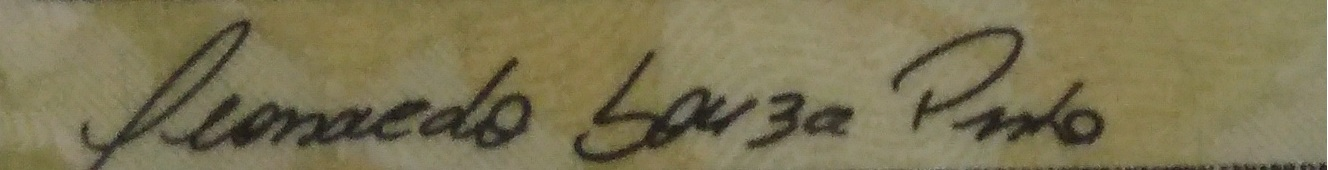
#> input picture cnh/imgs/a.jpg, 1328 x 170 px, found by its file name
$ python rotate.py   (older library calls are emulated)
#> lines starting #> are read from the running program, lines starting #| are printed output that depends on the picture; after the words box and inside, x2 and y2 are one past the last pixel; in counts of white or black regions, pixels touching at a corner belong together
import cv2
import numpy as np
import mahotas
from scipy.spatial import distance as dist

def rotate_bound(image, angle):
    # grab the dimensions of the image and then determine the
    # center
    (h, w) = image.shape[:2]
    (cX, cY) = (w // 2, h // 2)

    # grab the rotation matrix (applying the negative of the
    # angle to rotate clockwise), then grab the sine and cosine
    # (i.e., the rotation components of the matrix)
    M = cv2.getRotationMatrix2D((cX, cY), -angle, 1.0)
    cos = np.abs(M[0, 0])
    sin = np.abs(M[0, 1])

    # compute the new bounding dimensions of the image
    nW = int((h * sin) + (w * cos))
    nH = int((h * cos) + (w * sin))

    # adjust the rotation matrix to take into account translation
    M[0, 2] += (nW / 2) - cX
    M[1, 2] += (nH / 2) - cY

    # perform the actual rotation and return the image
    return cv2.warpAffine(image, M, (nW, nH))


def main():

    img1 = cv2.imread('a.jpg',0)
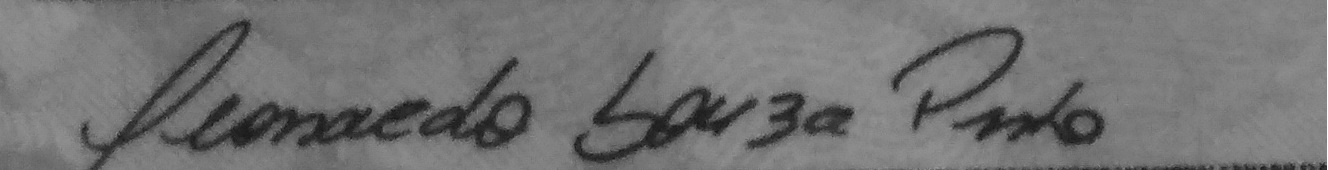
#> img1: shape (170, 1328); min 19, max 255, mean 115.2

    for x in range(1, 45):
        img = rotate_bound(img1, x)
        ret, img = cv2.threshold(img, 200, 255,0)
        cv2.imwrite('data\saida'+str(x)+'.jpg', img)
#> this loop made 44 passes
#> pass 1, in main, `ret, img = cv2.threshold(img, 200, 255,0)`:
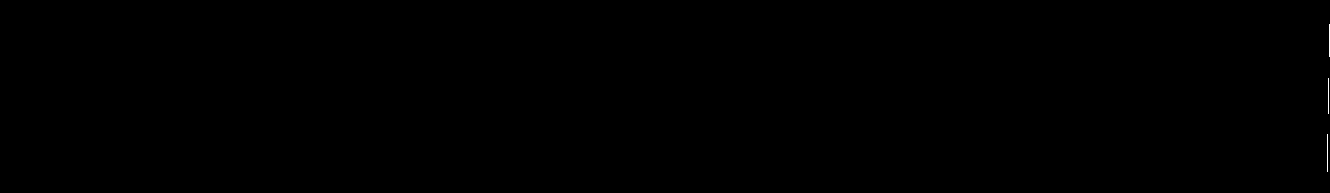
#> img: shape (193, 1330); 0.04% white in thin lines or dots, all inside (x1, y1, x2, y2) = (1327, 24, 1330, 172)
#> pass 2, in main, `img = rotate_bound(img1, x)`:
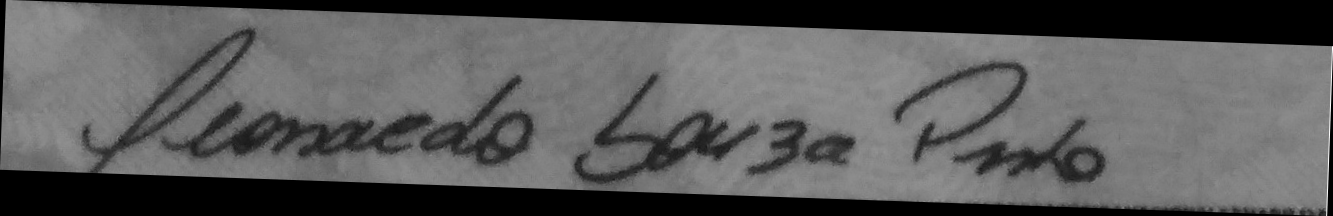
#> img: shape (216, 1333); min 0, max 255, mean 90.3
#> pass 2, in main, `ret, img = cv2.threshold(img, 200, 255,0)`:
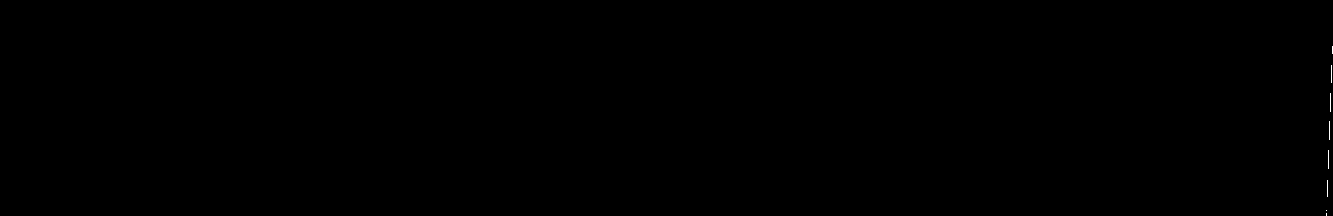
#> img: shape (216, 1333); 0.04% white in thin lines or dots, all inside (x1, y1, x2, y2) = (1326, 46, 1333, 216)
        #print(x)

    for x in range(1, 45):
        img = rotate_bound(img1, x*-1)
        ret, img = cv2.threshold(img, 200, 255,0)
        cv2.imwrite('data\saida'+str(x+45)+'.jpg', img)
#> this loop made 44 passes
#> (cos in rotate_bound, sin in rotate_bound, nW in rotate_bound, nH in rotate_bound) on passes 1 to 9: (1, 0.0175, 1330, 193), (0.999, 0.0349, 1333, 216), (0.999, 0.0523, 1335, 239), (0.998, 0.0698, 1336, 262), (0.996, 0.0872, 1337, 285), (0.995, 0.105, 1338, 307), (0.993, 0.122, 1338, 330), (0.99, 0.139, 1338, 353), (0.988, 0.156, 1338, 375)
#> (cos in rotate_bound, sin in rotate_bound, nW in rotate_bound) on pass 34: (0.829, 0.559, 1196)
#> pass 1, in main, `img = rotate_bound(img1, x*-1)`:
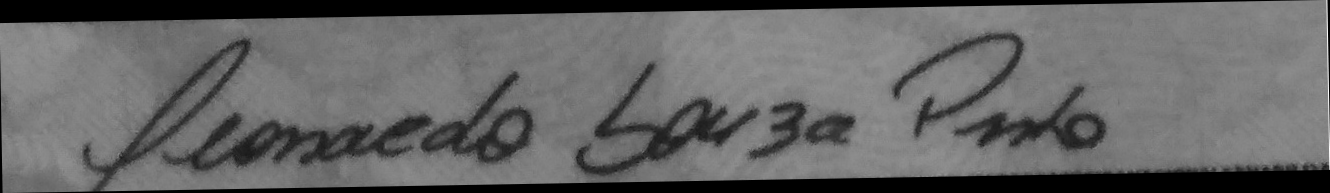
#> img: shape (193, 1330); min 0, max 255, mean 101.3
#> pass 2, in main, `img = rotate_bound(img1, x*-1)`:
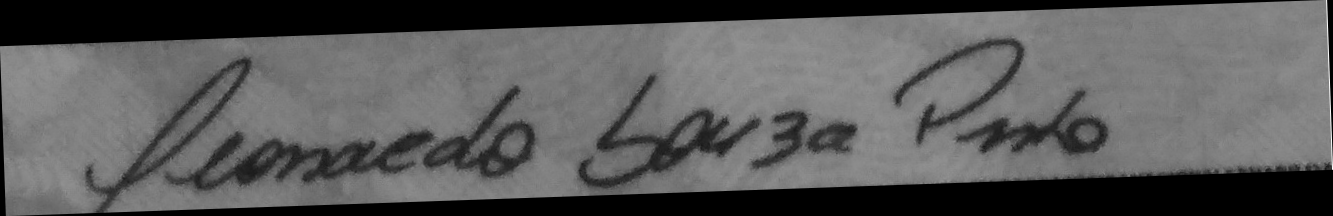
#> img: shape (216, 1333); min 0, max 255, mean 90.3
#> pass 2, in main, `ret, img = cv2.threshold(img, 200, 255,0)`:
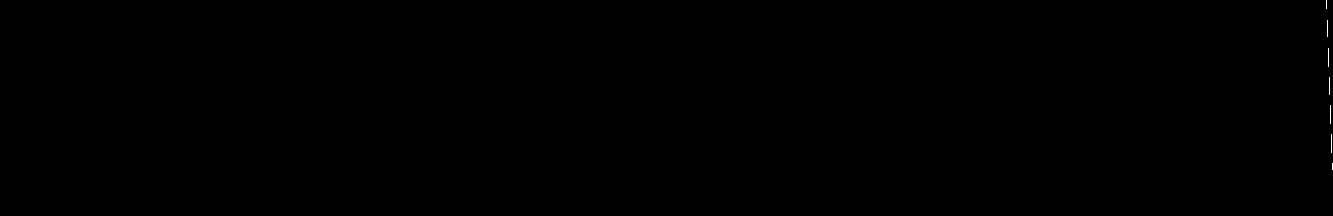
#> img: shape (216, 1333); 0.04% white in thin lines or dots, all inside (x1, y1, x2, y2) = (1326, 0, 1333, 170)


if __name__ == '__main__':
    main()

$ run again, with cnh/imgs/_a.jpg copied over cnh/imgs/a.jpg
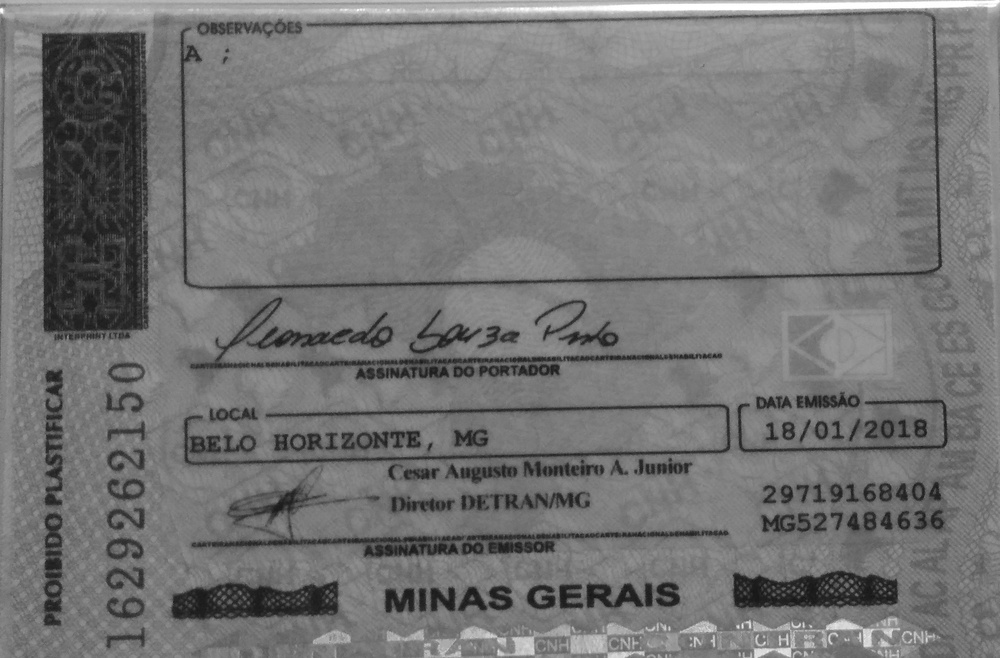
#> input picture cnh/imgs/_a.jpg, 1000 x 658 px, shrunk from 2539 x 1671 before the run, found by its file name
#> in main, img1 is the input picture: shape (658, 1000); min 21, max 255, mean 116.8
#> the loop in main, `for x in range(1, 45):` made 44 passes
#> (cos in rotate_bound, sin in rotate_bound, nW in rotate_bound, nH in rotate_bound) on passes 1 to 5: (1, 0.0175, 1011, 675), (0.999, 0.0349, 1022, 692), (0.999, 0.0523, 1033, 709), (0.998, 0.0698, 1043, 726), (0.996, 0.0872, 1053, 742)
#> pass 1, in main, `ret, img = cv2.threshold(img, 200, 255,0)`:
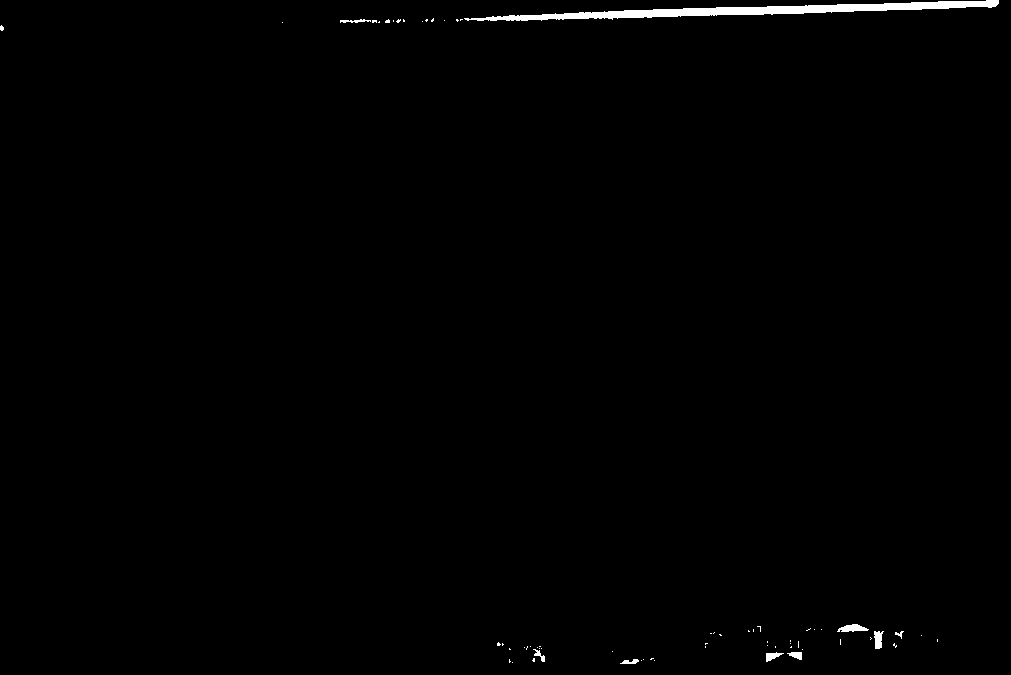
#> img: shape (675, 1011); 0.67% white; 65 white regions (56 under 20 px), largest, box (x1, y1, x2, y2) and area: (464, 0, 999, 21) 3676, (837, 624, 869, 632) 162, (874, 631, 884, 649) 128
#> pass 2, in main, `ret, img = cv2.threshold(img, 200, 255,0)`:
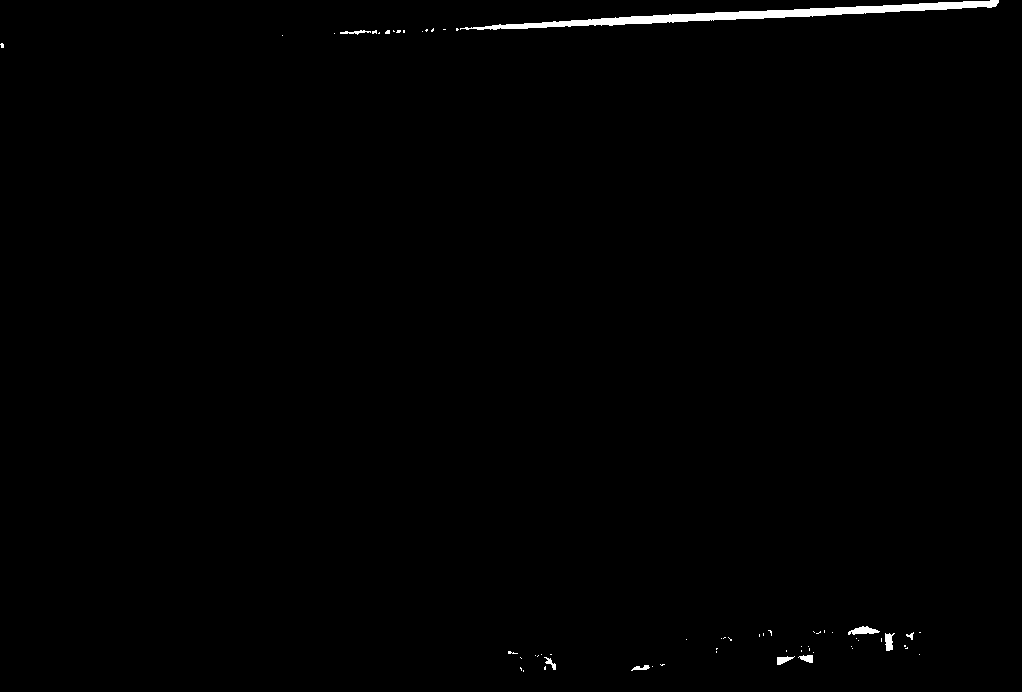
#> img: shape (692, 1022); 0.64% white; 62 white regions (53 under 20 px), largest, box (x1, y1, x2, y2) and area: (460, 0, 999, 30) 3644, (848, 626, 880, 635) 168, (885, 633, 895, 651) 122

$ run again, with cnh/imgs/b.jpg copied over cnh/imgs/a.jpg
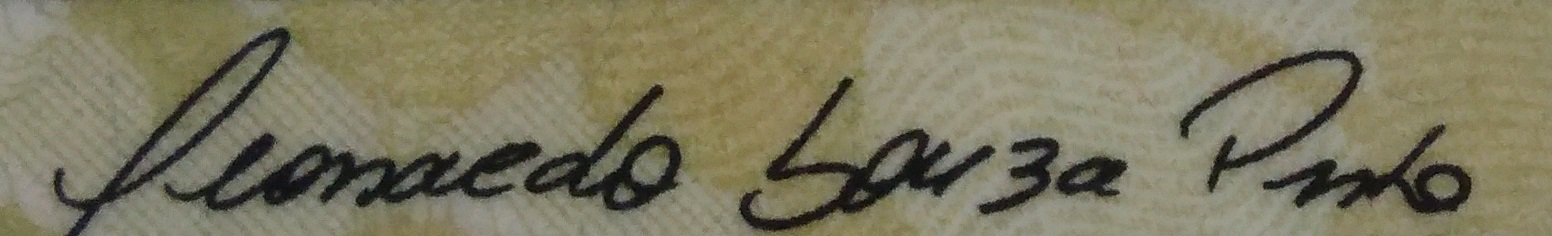
#> input picture cnh/imgs/b.jpg, 1552 x 236 px, found by its file name
#> the loop in main, `for x in range(1, 45):` made 44 passes
#> (cos in rotate_bound, sin in rotate_bound, nW in rotate_bound, nH in rotate_bound) on passes 1 to 5: (1, 0.0175, 1555, 263), (0.999, 0.0349, 1559, 290), (0.999, 0.0523, 1562, 316), (0.998, 0.0698, 1564, 343), (0.996, 0.0872, 1566, 370)
#> pass 1, in main, `img = rotate_bound(img1, x*-1)`:
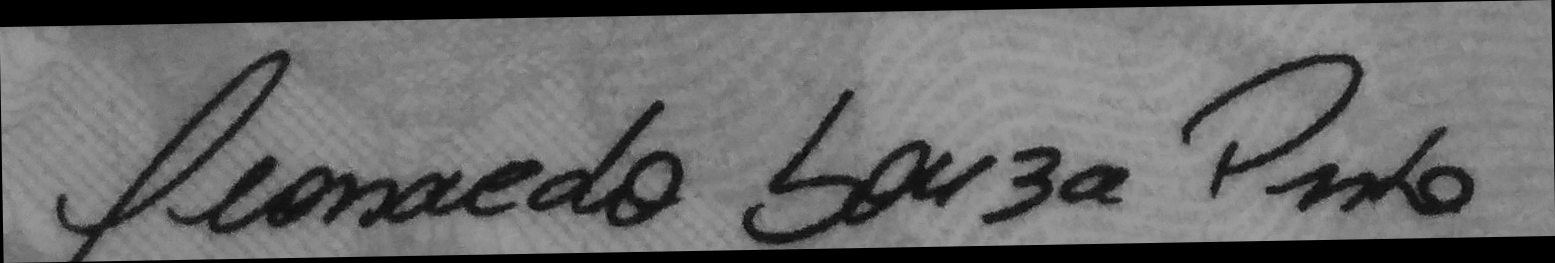
#> img: shape (263, 1555); min 0, max 160, mean 106.9
#> pass 3, in main, `img = rotate_bound(img1, x*-1)`:
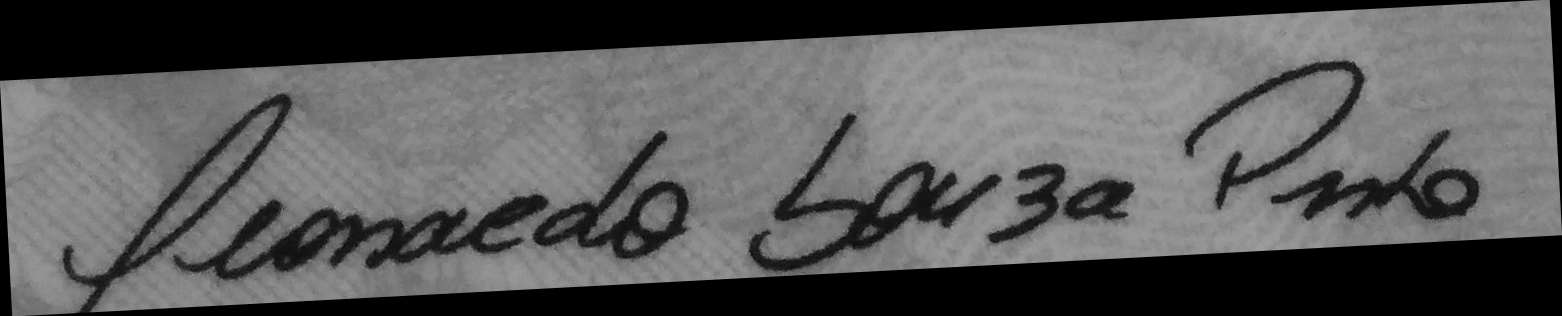
#> img: shape (316, 1562); min 0, max 161, mean 88.6
